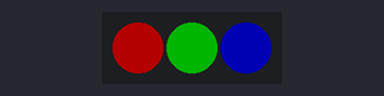
Recording of a sketch running on a simulated Arduino Uno, built with avr-gcc and run on an emulated ATmega328P. Parts: 3 RGB LEDs in strip order, left to right. Dim RGB values are drawn brighter than linear.

Above: at 1.0 s.
At 3.0 s:
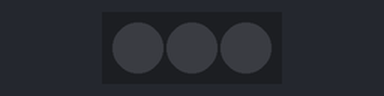
Timing chart, 0 to 5.2 s (numbered marks = the images above):
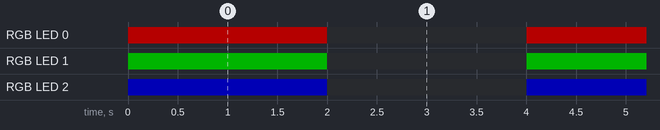

Measured:
- by itself, RGB LED 0: alternates RGB(64, 0, 0) for 2.0 s and off for 2.0 s
- by itself, RGB LED 1: alternates RGB(0, 64, 0) for 2.0 s and off for 2.0 s
- by itself, RGB LED 2: alternates RGB(0, 0, 64) for 2.0 s and off for 2.0 s

The sketch:

IndividualNeoPixelTest.ino
```cpp
#include <Adafruit_NeoPixel.h>

#define NEOPIXEL_PIN 7
#define NUMPIXELS 3

Adafruit_NeoPixel strip = Adafruit_NeoPixel(NUMPIXELS, NEOPIXEL_PIN);

void setup() {
  strip.begin();
  strip.setBrightness(64);
  strip.show();
}

void loop() {
  strip.setPixelColor(0, 255, 0, 0);
  strip.setPixelColor(1, 0, 255, 0);
  strip.setPixelColor(2, 0, 0, 255);
  strip.show();

  delay(2000);

  strip.clear();
  strip.show();

  delay(2000);
}
```
